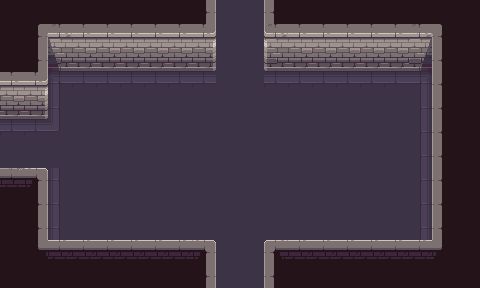

Rendered tile map (Tiled .tmx) drawn with the repository's tilesets; below, a short description and the full map source, tile grids included:
An orthogonal 20x12 tile map with 24x24 px tiles, 2 tile layers (图块层 1, Wall), 2 tilesets.

<map version="1.10" tiledversion="1.11.2" orientation="orthogonal" renderorder="right-down" width="20" height="12" tilewidth="24" tileheight="24" infinite="0" nextlayerid="3" nextobjectid="1">
 <tileset firstgid="1" source="../Base.tsx" />
 <tileset firstgid="106" source="../Air.tsx" />
 <layer id="1" name="图块层 1" width="20" height="12">
  <data encoding="csv">
101,101,101,101,101,101,101,101,48,70,70,57,101,101,101,101,101,101,101,95,
101,18,19,20,20,20,20,20,21,70,70,24,20,20,20,20,20,26,27,95,
101,63,34,40,40,40,40,40,36,70,70,39,40,40,40,40,40,41,42,95,
20,21,37,50,50,50,50,50,50,70,70,50,50,50,50,50,50,38,42,95,
35,36,64,68,68,68,68,68,68,83,83,68,68,68,68,68,68,71,57,95,
55,55,52,68,68,68,68,83,83,68,68,68,68,68,68,68,68,71,57,95,
70,70,70,68,68,68,83,83,68,70,70,70,70,70,70,70,70,71,57,95,
85,81,64,68,68,68,83,83,83,68,68,68,68,68,68,68,68,71,57,95,
101,63,64,68,68,68,68,68,83,83,83,68,68,68,68,68,68,71,42,95,
101,63,64,68,68,68,68,68,68,68,68,68,68,68,68,68,68,71,42,101,
101,96,97,97,97,97,97,97,81,70,70,84,97,97,97,97,97,97,99,101,
101,101,101,101,101,101,101,101,48,70,70,57,101,101,101,101,101,101,101,101
</data>
 </layer>
 <layer id="2" name="Wall" width="20" height="12" opacity="0">
  <data encoding="csv">
0,0,0,0,0,0,0,0,106,0,0,106,0,0,0,0,0,0,0,0,
0,106,106,106,106,106,106,106,106,0,0,106,106,106,106,106,106,106,106,0,
0,106,0,0,0,0,0,0,0,0,0,0,0,0,0,0,0,0,106,0,
106,106,0,0,0,0,0,0,0,0,0,0,0,0,0,0,0,0,106,0,
0,0,0,0,0,0,0,0,0,0,0,0,0,0,0,0,0,0,106,0,
0,0,0,0,0,0,0,0,0,0,0,0,0,0,0,0,0,0,106,0,
0,0,0,0,0,0,0,0,0,0,0,0,0,0,0,0,0,0,106,0,
106,106,0,0,0,0,0,0,0,0,0,0,0,0,0,0,0,0,106,0,
0,106,0,0,0,0,0,0,0,0,0,0,0,0,0,0,0,0,106,0,
0,106,0,0,0,0,0,0,0,0,0,0,0,0,0,0,0,0,106,0,
0,106,106,106,106,106,106,106,106,0,0,106,106,106,106,106,106,106,106,0,
0,0,0,0,0,0,0,0,106,0,0,106,0,0,0,0,0,0,0,0
</data>
 </layer>
</map>
